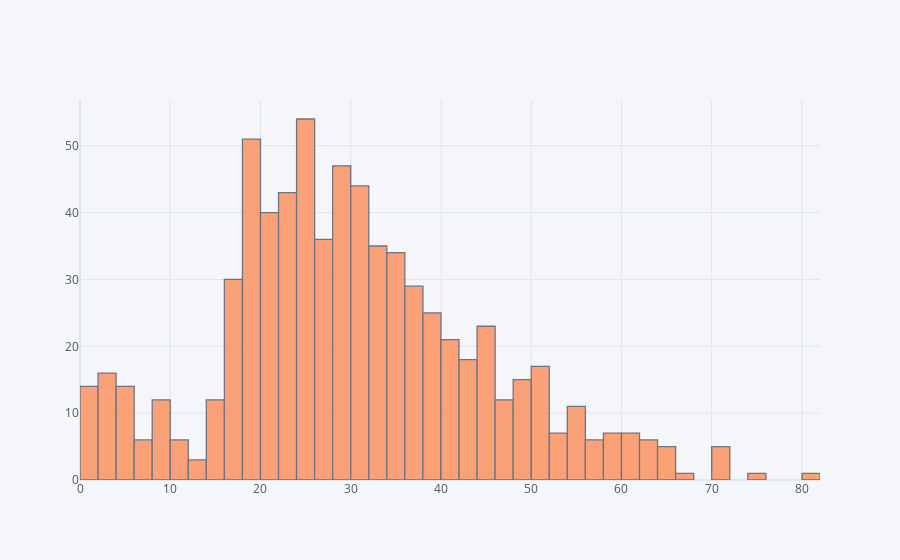

This figure's notebook cell:
### Code cell
train['Age'].iplot(kind='hist',bins=50, colorscale='rdylbu')

### Figure 1 — Plotly figure (JSON) as saved in the notebook; plotly's stock layout.template omitted (floating-point values rounded to 4 significant figures; data arrays with more than 128 entries replaced by an {"elided": "..."} marker saying what was removed)
{"data": [{"histfunc": "count", "histnorm": "", "marker": {"color": "rgba(252, 141, 89, 1.0)", "line": {"color": "#4D5663", "width": 1.3}}, "name": "Age", "nbinsx": 50, "opacity": 0.8, "orientation": "v", "type": "histogram", "x": {"elided": "891 float values"}}], "layout": {"barmode": "overlay", "legend": {"bgcolor": "#F5F6F9", "font": {"color": "#4D5663"}}, "paper_bgcolor": "#F5F6F9", "plot_bgcolor": "#F5F6F9", "title": {"font": {"color": "#4D5663"}}, "xaxis": {"gridcolor": "#E1E5ED", "showgrid": true, "tickfont": {"color": "#4D5663"}, "title": {"font": {"color": "#4D5663"}, "text": ""}, "zerolinecolor": "#E1E5ED"}, "yaxis": {"gridcolor": "#E1E5ED", "showgrid": true, "tickfont": {"color": "#4D5663"}, "title": {"font": {"color": "#4D5663"}, "text": ""}, "zerolinecolor": "#E1E5ED"}}}
